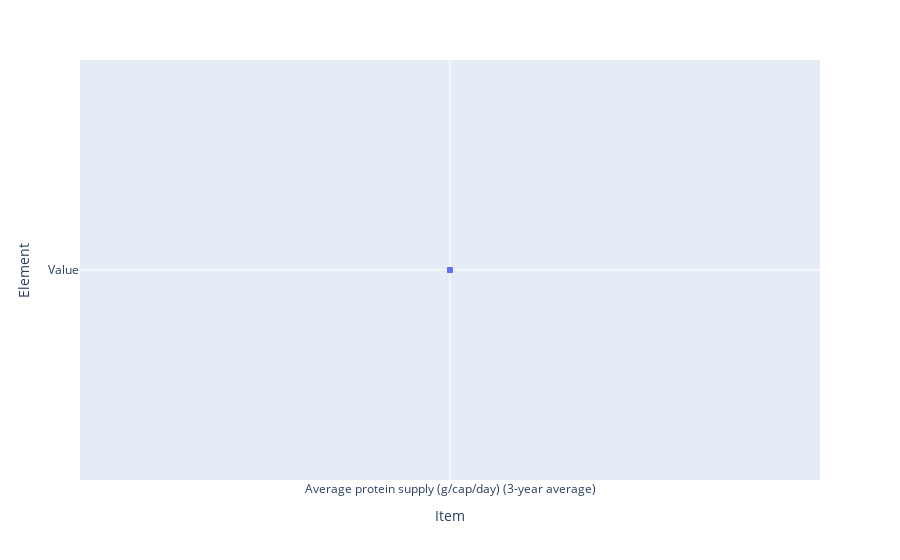

Notebook cell for this chart:
### Code cell
fig = px.scatter(df, x='Item', y="Element" )
fig.show()

### Figure 1 — Plotly figure (JSON) as saved in the notebook; plotly's stock layout.template omitted (floating-point values rounded to 4 significant figures)
{"data": [{"hovertemplate": "Item=%{x}<br>Element=%{y}<extra></extra>", "legendgroup": "", "marker": {"color": "#636efa", "symbol": "circle"}, "mode": "markers", "name": "", "orientation": "v", "showlegend": false, "type": "scatter", "x": ["Average protein supply (g/cap/day) (3-year average)", "Average protein supply (g/cap/day) (3-year average)", "Average protein supply (g/cap/day) (3-year average)", "Average protein supply (g/cap/day) (3-year average)", "Average protein supply (g/cap/day) (3-year average)", "Average protein supply (g/cap/day) (3-year average)", "Average protein supply (g/cap/day) (3-year average)", "Average protein supply (g/cap/day) (3-year average)", "Average protein supply (g/cap/day) (3-year average)", "Average protein supply (g/cap/day) (3-year average)", "Average protein supply (g/cap/day) (3-year average)", "Average protein supply (g/cap/day) (3-year average)", "Average protein supply (g/cap/day) (3-year average)", "Average protein supply (g/cap/day) (3-year average)", "Average protein supply (g/cap/day) (3-year average)", "Average protein supply (g/cap/day) (3-year average)", "Average protein supply (g/cap/day) (3-year average)"], "xaxis": "x", "y": ["Value", "Value", "Value", "Value", "Value", "Value", "Value", "Value", "Value", "Value", "Value", "Value", "Value", "Value", "Value", "Value", "Value"], "yaxis": "y"}], "layout": {"legend": {"tracegroupgap": 0}, "margin": {"t": 60}, "xaxis": {"anchor": "y", "domain": [0, 1], "title": {"text": "Item"}}, "yaxis": {"anchor": "x", "domain": [0, 1], "title": {"text": "Element"}}}}
